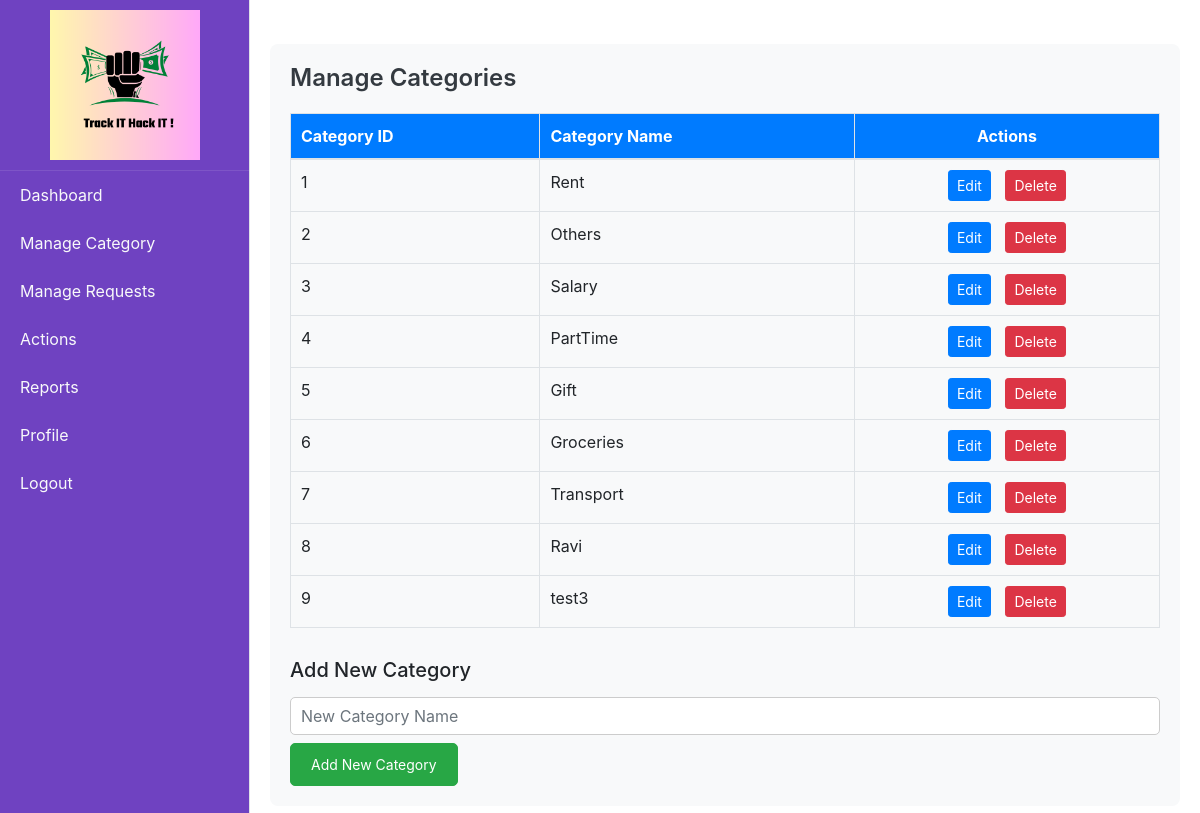
The app's page /admin/category_manage with its own data.
### tables this page shows
CREATE TABLE category (id INTEGER PRIMARY KEY AUTOINCREMENT, name TEXT NOT NULL, is_income INTEGER DEFAULT (0));

### app.py (the view, shortened to what this page needs)
@app.route('/admin/category_manage', methods=['GET','POST'])
def admin_category_manage():
    categories = query_db("SELECT * FROM category ")
    return render_template ('admin_category_manage.html', categories=categories)

### app.py (called while the page is built, shortened)
@app.after_request
def after_request(response):
    response.headers["Cache-Control"] = "no-cache, no-store, must-revalidate"
    return response

@app.context_processor
def inject_unread_notifications():
    return dict(unread_count=0)

### database.py (called while the page is built)
def get_db():
    return sqlite3.connect(DATABASE)

def query_db(query, args=(), one=False):
    cur = get_db().execute(query, args)
    rv = cur.fetchall()
    cur.close()
    return (rv[0] if rv else None) if one else rv

### templates/admin_category_manage.html (shortened to what this page needs)
{% extends "admin_home.html" %}
{% block content %}
<div class="mt-4" style="padding: 20px; background-color: #f8f9fa; border-radius: 8px;">
    <h4 style="color: #343a40; font-weight: 600;">Manage Categories</h4>
    <table class="table table-bordered table-hover" style="margin-top: 20px;">
        <thead style="background-color: #007bff; color: white;">
            <tr>
                <th style="padding: 10px;">Category ID</th>
                <th style="padding: 10px;">Category Name</th>
                <th style="padding: 10px; text-align: center;">Actions</th>
            </tr>
        </thead>
        <tbody>
            {% for category in categories %}
            <tr>
                <td style="padding: 10px;">{{ category[0] }}</td>
                <td style="padding: 10px;">{{ category[1] }}</td>
                <td style="padding: 10px; text-align: center;">
                    <button class="btn btn-primary btn-sm"
                        style="margin-right: 10px;"
                        data-toggle="modal" data-target="#editCategoryModal"
                        onclick="openEditModal({{ category[0] }}, '{{ category[1] }}')">
                        Edit
                    </button>
                    <form method="POST" action="{{ url_for('admin_category_manage') }}"
                          style="display:inline;" onsubmit="return confirm('Are you sure you want to delete this category?');">
                        <button type="submit" class="btn btn-danger btn-sm">Delete</button>
                    </form>
                </td>
            </tr>
            {% endfor %}
        </tbody>
    </table>
    <h5 style="margin-top: 30px;">Add New Category</h5>
    <form method="POST" action="{{ url_for('admin_category_manage') }}" style="margin-top: 15px;">
        <input type="text" name="category_name" placeholder="New Category Name" required
            class="form-control mb-2"
            style="padding: 10px; border-radius: 5px; border: 1px solid #ccc;">
        <button type="submit" class="btn btn-success"
            style="background-color: #28a745; color: white; padding: 10px 20px; font-size: 14px; border-radius: 5px;">
            Add New Category
        </button>
    </form>
</div>
{% endblock %}

### records on screen
category: id "1", name "Rent"
category: id "2", name "Others"
category: id "3", name "Salary"
category: id "4", name "PartTime"
category: id "5", name "Gift"
category: id "6", name "Groceries"
category: id "7", name "Transport"
category: id "8", name "Ravi"
category: id "9", name "test3"
